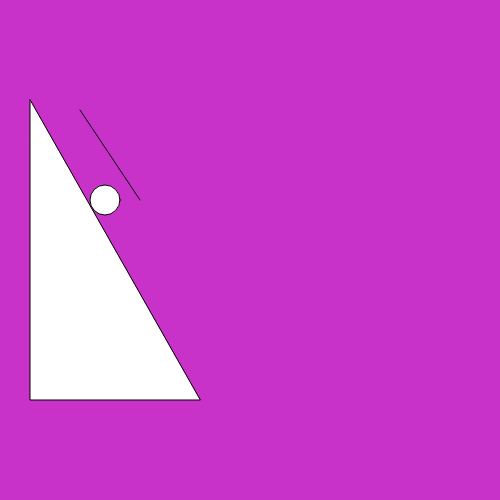
Frame 1 (no input)
Frame 60 (no input): identical to frame 1, image omitted
Frame 120 (the mouse pressed at the canvas centre since frame 60): identical to frame 1, image omitted

The p5.js sketch that drew this single still picture (run headless with seeded random() and noise() and a simulated clock; from frame 60 on, the mouse is pressed at the canvas centre):

// p5.js sketch
// ── sketch.js
function setup() {
createCanvas(500,500);
}

function draw() {
background(200,50,200);
triangle(30,100,30,400,200,400);
circle(105,200,30);
line(80,110, 140,200);
}
